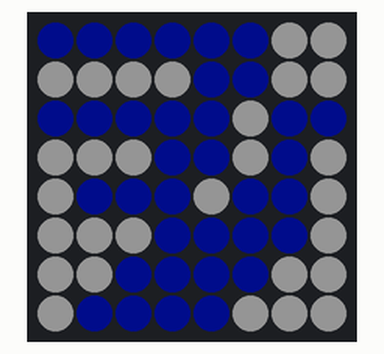
Bench run of a sketch on a simulated Arduino Uno, built with avr-gcc and run on an emulated ATmega328P. Shown: 8×8 RGB LED matrix (first LED top left, wired row by row). Dim RGB values are drawn brighter than linear.

Above: at 7.4 s.

The sketch:

messagebird.ino
```cpp
#include <Adafruit_NeoPixel.h>
#include <Adafruit_GFX.h>
#include <Adafruit_NeoMatrix.h>

#include "RGB.h"

#define PIN 1

Adafruit_NeoMatrix matrix = Adafruit_NeoMatrix(8, 8, PIN,
NEO_MATRIX_TOP     + NEO_MATRIX_LEFT +
NEO_MATRIX_ROWS    + NEO_MATRIX_PROGRESSIVE,
NEO_GRB            + NEO_KHZ800);

// Set an initial brightness (used later in the flash() function)
int initialBrightness = 20;

void setup() {
  matrix.begin();
  matrix.setBrightness(initialBrightness);
}

void loop() {
  // Fill the screen with white pixels
  matrix.fillScreen(matrix.Color(white.r, white.g, white.b));
  matrix.show();

  // Draw the MessageBird logo
  drawLogo();
  delay(3000);

  // PARTY TIME!!
  flash(initialBrightness, 40, 8, 75);
}

// Flash the screen from fromBrightness to toBrightness for times amount of times
void flash(int fromBrightness, int toBrightness, int times, int wait) {
  for (int i = 0; i < (times * 2); i++)
  {
    if (i & 1) {
      matrix.setBrightness(toBrightness);
    } else {
      matrix.setBrightness(fromBrightness);
    }
    matrix.show();
    delay(wait);
  }

  // Reset the brightness to the initial value
  matrix.setBrightness(initialBrightness);
  matrix.show();
}

// Fade pixel (x, y) from startColor to endColor
void fadePixel(int x, int y, RGB startColor, RGB endColor, int steps, int wait) {
  for(int i = 0; i <= steps; i++)
  {
     int newR = startColor.r + (endColor.r - startColor.r) * i / steps;
     int newG = startColor.g + (endColor.g - startColor.g) * i / steps;
     int newB = startColor.b + (endColor.b - startColor.b) * i / steps;

     matrix.drawPixel(x, y, matrix.Color(newR, newG, newB));
     matrix.show();
     delay(wait);
  }
}

void drawLogo() {
  // This 8x8 array represents the LED matrix pixels.
  // A value of 1 means we’ll fade the pixel to messagebirdblue
  int logo[8][8] = {
   {1, 1, 1, 1, 1, 1, 0, 0},
   {0, 0, 0, 0, 1, 1, 0, 0},
   {1, 1, 1, 1, 1, 0, 1, 1},
   {0, 0, 0, 1, 1, 0, 1, 0},
   {0, 1, 1, 1, 0, 1, 1, 0},
   {0, 0, 0, 1, 1, 1, 1, 0},
   {0, 0, 1, 1, 1, 1, 0, 0},
   {0, 1, 1, 1, 1, 0, 0, 0}
  };

  for(int row = 0; row < 8; row++) {
    for(int column = 0; column < 8; column++) {
     if(logo[row][column] == 1) {
       fadePixel(column, row, white, messagebirdblue, 40, 0);
     }
   }
  }
}
```

RGB.h
```cpp
struct RGB {
  byte r;
  byte g;
  byte b;
};

// Define commonly used colors
RGB white = { 255, 255, 255 };
RGB messagebirdblue = { 12, 82, 201 };
```
